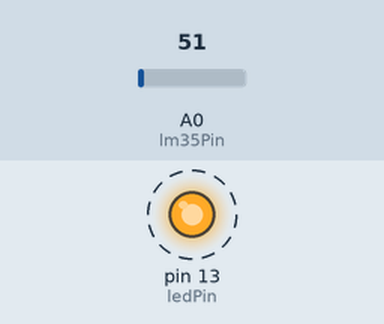
A sketch run on a simulated Arduino Uno, built with avr-gcc and run on an emulated ATmega328P. Parts: output pins drawn as LEDs (lit = HIGH). Dashed ring = blinking. Inputs (shaded band) come from the test bench; at power-on: A0 (lm35Pin) = 51. What the sketch prints to the serial monitor is not drawn.

Above: at 0.5 s.
Timing chart, 0 to 4.6 s (numbered marks = the images above):
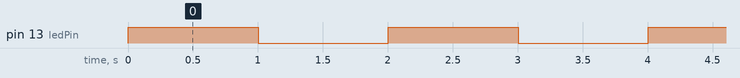

The sketch:

LM35_temperature_sensor.ino
```cpp
// I connected the middle VOUT pin of the LM35 temperature sensor to
// the A0 port on the Arduino.
int lm35Pin = A0;
int ledPin = 13;

// Called to perform one-time initialization.
void setup() {
  // Opens the serial port. Need to select same speed in the code and
  // the Arduino -> Tools -> Serial Monitor.
  Serial.begin(9600);
  // Initialize the led pin as an output.
  pinMode(ledPin, OUTPUT);
}

void print_degrees_C() {
  // analogRead returns an integer value from 0 (low voltage, 0V) to
  // 1023 (high voltage, 5V).
  float raw = analogRead(lm35Pin);
  float volts = 5.0 * raw / 1023.0;
  // From http://www.ti.com/lit/ds/symlink/lm35.pdf section 7.3.1 we
  // have V_out = (10 mv/°F)(T) (TDH is the degrees F a typo in the
  // lm35 data sheet?) where V_out is the LM35 output voltage and T is
  // the temperature in degrees celsius.
  float degrees_C = volts * 100.0;
  Serial.println(degrees_C);
}

void loop() {
  print_degrees_C();
  digitalWrite(ledPin, HIGH);   // turn the LED on (HIGH is the voltage level)
  delay(1000);               // wait for a second

  print_degrees_C();
  digitalWrite(ledPin, LOW);    // turn the LED off by making the voltage LOW
  delay(1000);               // wait for a second
}
```

Measured:
- by itself, pin 13 (ledPin): alternates HIGH for 1.0 s and LOW for 1.0 s
